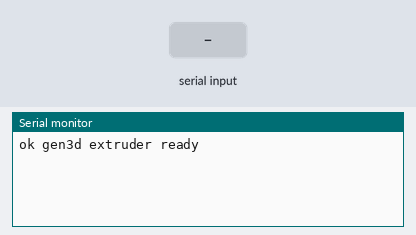
Bench run of a sketch on a simulated ESP32-S3. Parts: the last lines printed to the serial monitor. The inputs (shaded band) are chosen by the test bench. EEPROM starts erased.

Above: at 1.2 s.
1.3 s: "G1;1\n" received over Serial
At 2.3 s:
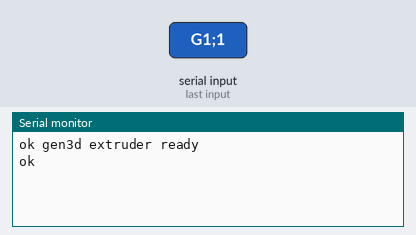
2.8 s: "M92\n" received over Serial
At 3.4 s:
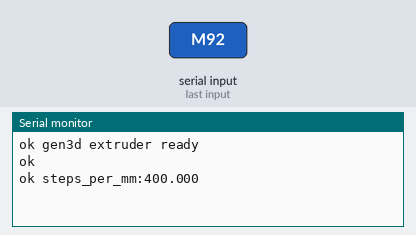
4.3 s: "90;45;200\n" received over Serial
At 5.7 s:
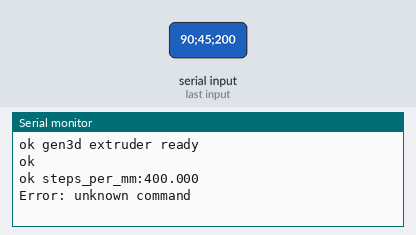

The sketch:

gen3d_extruder_stepper.ino
```cpp
// gen3d ceramic extruder axis controller
// ESP32-S3 SuperMini -> DM556T stepper driver (STEP/DIR/ENA opto inputs)
//
// Replaces the old Uno R3 Step_Motor_Driver.ino (pot speed + button dir/enable +
// wireless 3-way channel select, no gcode at all) with a single-axis controller
// that speaks the same "send line, block for ok" protocol gen3d already uses for
// the Ender 5 (see printer.py). Point a second Printer(port=...) at this board's
// serial port from gen3d and it drops straight in -- no host-side changes needed.
//
// Protocol (newline-terminated ASCII, one line per command):
//   G1 E<value> F<feedrate>   move E axis to absolute position, mm/min feedrate
//   G92 E<value>              set current E position without moving (retract accounting)
//   M17                       enable driver
//   M18 / M84                 disable driver
//   M92 E<value>              set + persist steps-per-mm; M92 alone reports current value
// Every line gets a single "ok" (or "Error: ...") response line, matching printer.py.
//
// DIP switches confirmed on this DM556T: SW1-4 ON -> 3200 pulses/rev, current set for
// peak 5.6A / RMS 4.0A. steps_per_mm below assumes a placeholder leadscrew pitch --
// calibrate for real with M92 (command a known distance, measure actual travel/output,
// recompute, then `M92 E<correct_value>` to persist it).

#include <AccelStepper.h>
#include <Preferences.h>

// ESP32-S3 SuperMini: avoid GPIO2 (board-specific strapping issue) and GPIO0/45/46
// (official strapping pins). These are plain safe GPIOs.
#define PIN_STEP 4
#define PIN_DIR  5
#define PIN_ENA  6

// Most Leadshine-style drivers enable on ENA- pulled LOW. Flip this if yours is opposite.
#define ENA_ACTIVE_LOW true

// DM556T is speced around 5V-logic opto inputs; the SuperMini's GPIOs are 3.3V.
// Verify PUL/DIR/ENA trigger reliably at 3.3V on your unit (scope or just test motion) --
// if not, add a 74HCT-series buffer or a small NPN switch between the ESP32 and the
// driver's "-" pins rather than relying on 3.3V alone.

#define STEPS_PER_REV 3200.0f          // confirmed: SW1-4 ON on this DM556T
#define LEADSCREW_PITCH_MM 8.0f        // TODO: replace with your plunger leadscrew's actual mm/rev
#define DEFAULT_STEPS_PER_MM (STEPS_PER_REV / LEADSCREW_PITCH_MM)

#define MAX_STEP_SPEED 20000.0f        // steps/sec ceiling AccelStepper will not exceed

Preferences prefs;
AccelStepper stepper(AccelStepper::DRIVER, PIN_STEP, PIN_DIR);

float stepsPerMm = DEFAULT_STEPS_PER_MM;
String lineBuf;

void applyStepsPerMm(float v) {
  stepsPerMm = v;
  prefs.putFloat("steps_per_mm", stepsPerMm);
}

void setup() {
  Serial.begin(115200);

  prefs.begin("extruder", false);
  stepsPerMm = prefs.getFloat("steps_per_mm", DEFAULT_STEPS_PER_MM);

  stepper.setEnablePin(PIN_ENA);
  stepper.setPinsInverted(false, false, ENA_ACTIVE_LOW); // dir, step, enable
  stepper.disableOutputs();

  stepper.setMaxSpeed(MAX_STEP_SPEED);
  stepper.setAcceleration(4000);        // steps/sec^2 -- tune to the mechanism
  stepper.setCurrentPosition(0);

  Serial.println("ok gen3d extruder ready");
}

void handleLine(String line) {
  line.trim();
  int semi = line.indexOf(';');
  if (semi >= 0) line = line.substring(0, semi);
  line.trim();
  if (line.length() == 0) { Serial.println("ok"); return; }

  if (line.startsWith("G1") || line.startsWith("G0")) {
    float eVal = NAN, fVal = NAN;
    int idx;
    if ((idx = line.indexOf('E')) >= 0) eVal = line.substring(idx + 1).toFloat();
    if ((idx = line.indexOf('F')) >= 0) fVal = line.substring(idx + 1).toFloat();

    if (!isnan(fVal) && fVal > 0) {
      float stepsPerSec = (fVal / 60.0f) * stepsPerMm;
      stepper.setMaxSpeed(min(stepsPerSec, MAX_STEP_SPEED));
    }
    if (!isnan(eVal)) {
      stepper.enableOutputs();
      long target = lround(eVal * stepsPerMm);
      stepper.moveTo(target);
      while (stepper.distanceToGo() != 0) stepper.run();
    }
    Serial.println("ok");
    return;
  }

  if (line.startsWith("G92")) {
    int idx = line.indexOf('E');
    float eVal = idx >= 0 ? line.substring(idx + 1).toFloat() : 0.0f;
    stepper.setCurrentPosition(lround(eVal * stepsPerMm));
    Serial.println("ok");
    return;
  }

  if (line.startsWith("M17")) { stepper.enableOutputs(); Serial.println("ok"); return; }
  if (line.startsWith("M18") || line.startsWith("M84")) { stepper.disableOutputs(); Serial.println("ok"); return; }

  if (line.startsWith("M92")) {
    int idx = line.indexOf('E');
    if (idx >= 0) applyStepsPerMm(line.substring(idx + 1).toFloat());
    Serial.print("ok steps_per_mm:");
    Serial.println(stepsPerMm, 3);
    return;
  }

  Serial.println("Error: unknown command");
}

void loop() {
  while (Serial.available()) {
    char c = Serial.read();
    if (c == '\n') {
      handleLine(lineBuf);
      lineBuf = "";
    } else if (c != '\r') {
      lineBuf += c;
    }
  }
}
```

Measured:
- after the input at 1.3 s, the serial monitor: prints a new line at once (image 1)
- after the input at 2.8 s, the serial monitor: prints a new line at once (image 2)
- after the input at 4.3 s, the serial monitor: prints a new line at once (image 3)
